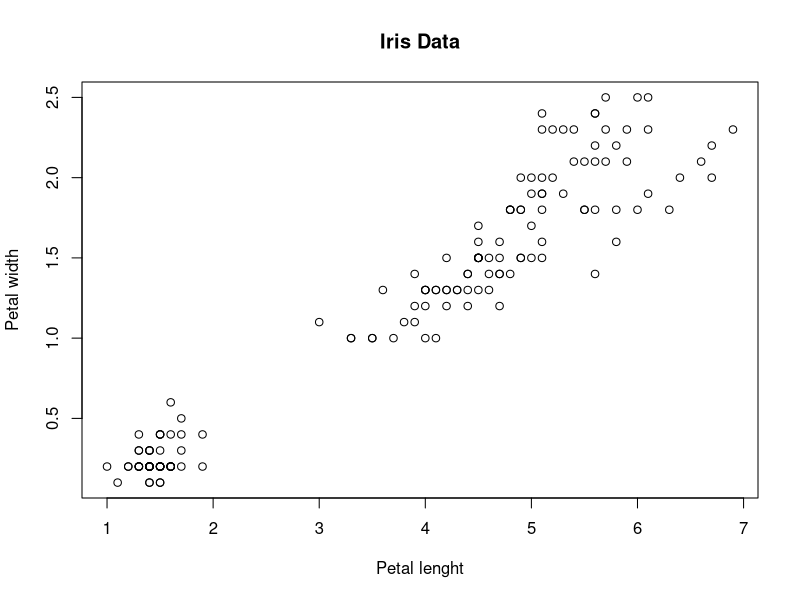
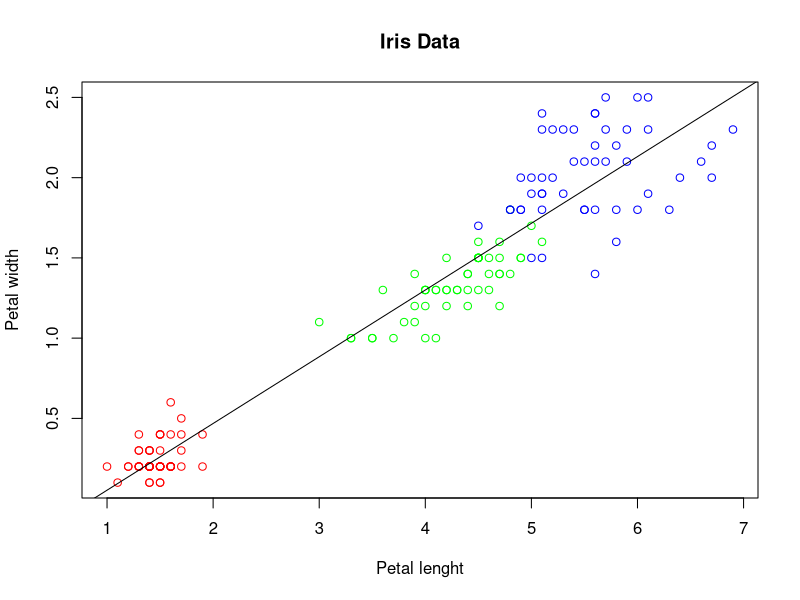

These charts were generated, in order, by the following R code:
## ---- chunk 1
head(iris)

## ---- chunk 2
plot(iris$Petal.Length, iris$Petal.Width, 
     xlab=c("Petal lenght"),
     ylab=c("Petal width"),
     main="Iris Data")

## ---- chunk 3
lm(iris$Petal.Width ~ iris$Petal.Length )$coefficients
## ---- chunk 4
plot(iris$Petal.Length, iris$Petal.Width, 
     col=c("red","green","blue")[unclass(iris$Species)],
     xlab=c("Petal lenght"),
     ylab=c("Petal width"),
     main="Iris Data")
abline(lm(iris$Petal.Width ~ iris$Petal.Length )$coefficients, col="black")

